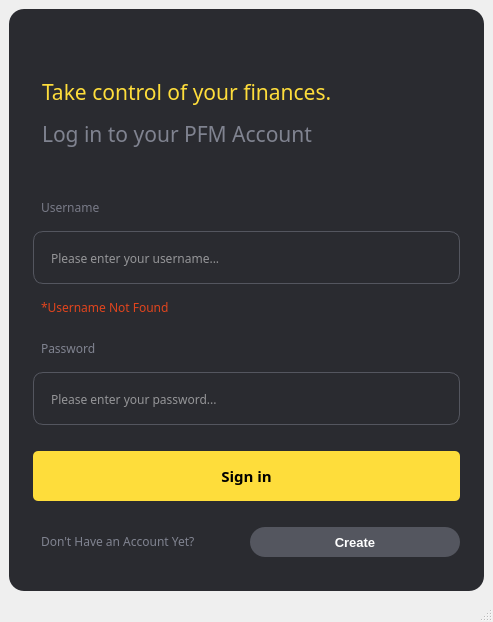
<?xml version="1.0" encoding="UTF-8"?>
<ui version="4.0">
 <class>MainWindow</class>
 <widget class="QMainWindow" name="MainWindow">
  <property name="geometry">
   <rect>
    <x>0</x>
    <y>0</y>
    <width>493</width>
    <height>622</height>
   </rect>
  </property>
  <property name="minimumSize">
   <size>
    <width>0</width>
    <height>622</height>
   </size>
  </property>
  <property name="windowTitle">
   <string>MainWindow</string>
  </property>
  <property name="styleSheet">
   <string notr="true"/>
  </property>
  <widget class="QWidget" name="centralwidget">
   <property name="layoutDirection">
    <enum>Qt::LeftToRight</enum>
   </property>
   <property name="styleSheet">
    <string notr="true">#loginFrame{
	background-color: rgb(42, 43, 48);
	border-radius: 15px;       
   	padding-left: 15px;      
   	padding-right: 15px;       
    padding-top: 25px;          
    padding-bottom: 25px; 
}
QLabel{
	padding:5px;
}
QLineEdit{
	height:50px;
	padding: 1px 15 px;
	background-color: rgb(42, 43, 48);
	border: 1px solid rgba(84,86,95,255);
	border-radius: 10px;
	color:rgb(255, 255, 255);
}
#signin{
	background-color: rgb(254, 221, 59);	
	border-radius:5px;
	height:50px;
}
#createAcc{
	color:rgb(255, 255, 255);
	background-color: rgb(84, 86, 95);
	border-radius:15px;
	height:30px;
}</string>
   </property>
   <layout class="QGridLayout" name="gridLayout">
    <item row="0" column="0">
     <widget class="QFrame" name="loginFrame">
      <property name="minimumSize">
       <size>
        <width>471</width>
        <height>538</height>
       </size>
      </property>
      <property name="maximumSize">
       <size>
        <width>800</width>
        <height>700</height>
       </size>
      </property>
      <property name="frameShape">
       <enum>QFrame::StyledPanel</enum>
      </property>
      <property name="frameShadow">
       <enum>QFrame::Raised</enum>
      </property>
      <layout class="QGridLayout" name="gridLayout_2">
       <item row="13" column="0" colspan="2">
        <spacer name="horizontalSpacer">
         <property name="orientation">
          <enum>Qt::Horizontal</enum>
         </property>
         <property name="sizeHint" stdset="0">
          <size>
           <width>40</width>
           <height>20</height>
          </size>
         </property>
        </spacer>
       </item>
       <item row="8" column="0" colspan="2">
        <widget class="QLabel" name="label_2">
         <property name="font">
          <font>
           <family>Poppins</family>
          </font>
         </property>
         <property name="text">
          <string>&lt;html&gt;&lt;head/&gt;&lt;body&gt;&lt;p&gt;&lt;span style=&quot; color:#787a87;&quot;&gt;Username&lt;/span&gt;&lt;/p&gt;&lt;/body&gt;&lt;/html&gt;</string>
         </property>
        </widget>
       </item>
       <item row="11" column="0" colspan="2">
        <widget class="QLabel" name="label_3">
         <property name="font">
          <font>
           <family>Poppins</family>
          </font>
         </property>
         <property name="text">
          <string>&lt;html&gt;&lt;head/&gt;&lt;body&gt;&lt;p&gt;&lt;span style=&quot; color:#808390;&quot;&gt;Password&lt;/span&gt;&lt;/p&gt;&lt;/body&gt;&lt;/html&gt;</string>
         </property>
        </widget>
       </item>
       <item row="12" column="0" colspan="2">
        <widget class="QLineEdit" name="lineEdit_2">
         <property name="maximumSize">
          <size>
           <width>16777215</width>
           <height>16777215</height>
          </size>
         </property>
         <property name="font">
          <font>
           <family>Poppins</family>
           <pointsize>9</pointsize>
          </font>
         </property>
         <property name="echoMode">
          <enum>QLineEdit::Password</enum>
         </property>
         <property name="placeholderText">
          <string>Please enter your password...</string>
         </property>
        </widget>
       </item>
       <item row="15" column="0" colspan="2">
        <spacer name="horizontalSpacer_2">
         <property name="orientation">
          <enum>Qt::Horizontal</enum>
         </property>
         <property name="sizeHint" stdset="0">
          <size>
           <width>40</width>
           <height>20</height>
          </size>
         </property>
        </spacer>
       </item>
       <item row="9" column="0" colspan="2">
        <widget class="QLineEdit" name="lineEdit">
         <property name="maximumSize">
          <size>
           <width>16777215</width>
           <height>16777215</height>
          </size>
         </property>
         <property name="font">
          <font>
           <family>Poppins</family>
           <pointsize>9</pointsize>
          </font>
         </property>
         <property name="placeholderText">
          <string>Please enter your username...</string>
         </property>
        </widget>
       </item>
       <item row="16" column="0">
        <widget class="QLabel" name="label_4">
         <property name="maximumSize">
          <size>
           <width>16777215</width>
           <height>16777215</height>
          </size>
         </property>
         <property name="font">
          <font>
           <family>Poppins</family>
          </font>
         </property>
         <property name="text">
          <string>&lt;html&gt;&lt;head/&gt;&lt;body&gt;&lt;p&gt;&lt;span style=&quot; color:#808390;&quot;&gt;Don't Have an Account Yet?&lt;/span&gt;&lt;/p&gt;&lt;/body&gt;&lt;/html&gt;</string>
         </property>
        </widget>
       </item>
       <item row="14" column="0" colspan="2">
        <widget class="QPushButton" name="signin">
         <property name="maximumSize">
          <size>
           <width>16777215</width>
           <height>16777215</height>
          </size>
         </property>
         <property name="font">
          <font>
           <family>Montserrat</family>
           <pointsize>11</pointsize>
           <weight>75</weight>
           <bold>true</bold>
          </font>
         </property>
         <property name="cursor">
          <cursorShape>PointingHandCursor</cursorShape>
         </property>
         <property name="contextMenuPolicy">
          <enum>Qt::DefaultContextMenu</enum>
         </property>
         <property name="text">
          <string>Sign in</string>
         </property>
        </widget>
       </item>
       <item row="1" column="0" rowspan="4" colspan="2">
        <widget class="QLabel" name="label">
         <property name="font">
          <font>
           <family>Poppins Medium</family>
           <pointsize>12</pointsize>
          </font>
         </property>
         <property name="text">
          <string>&lt;html&gt;&lt;head/&gt;&lt;body&gt;&lt;p&gt;&lt;span style=&quot; font-size:16pt; color:#fedd3b;&quot;&gt;Take control of your finances.&lt;/span&gt;&lt;/p&gt;&lt;p&gt;&lt;span style=&quot; font-size:16pt; color:#808390;&quot;&gt;Log in to your PFM Account&lt;/span&gt;&lt;/p&gt;&lt;/body&gt;&lt;/html&gt;</string>
         </property>
         <property name="alignment">
          <set>Qt::AlignLeading|Qt::AlignLeft|Qt::AlignVCenter</set>
         </property>
        </widget>
       </item>
       <item row="16" column="1">
        <widget class="QPushButton" name="createAcc">
         <property name="font">
          <font>
           <family>Segoe UI</family>
           <pointsize>10</pointsize>
           <weight>75</weight>
           <bold>true</bold>
          </font>
         </property>
         <property name="cursor">
          <cursorShape>PointingHandCursor</cursorShape>
         </property>
         <property name="text">
          <string>Create</string>
         </property>
        </widget>
       </item>
       <item row="10" column="0">
        <widget class="QLabel" name="label_5">
         <property name="font">
          <font>
           <family>Poppins</family>
           <pointsize>9</pointsize>
          </font>
         </property>
         <property name="text">
          <string>&lt;html&gt;&lt;head/&gt;&lt;body&gt;&lt;p&gt;&lt;span style=&quot; color:#e1441d;&quot;&gt;*Username Not Found&lt;/span&gt;&lt;/p&gt;&lt;/body&gt;&lt;/html&gt;</string>
         </property>
        </widget>
       </item>
      </layout>
     </widget>
    </item>
   </layout>
  </widget>
  <widget class="QStatusBar" name="statusbar"/>
 </widget>
 <resources>
  <include location="../../../../../../Punyaku/UI/Caslab/Zong Ngoding/UI Design/Resource.qrc"/>
 </resources>
 <connections/>
</ui>
